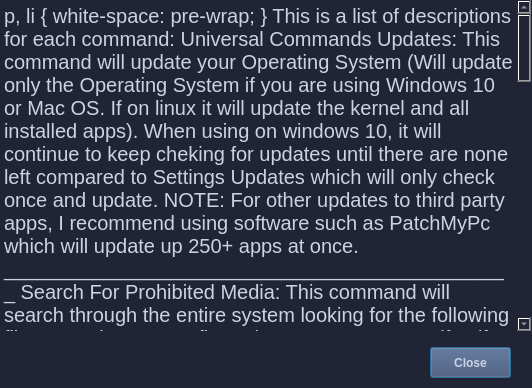
<?xml version="1.0" encoding="UTF-8"?>
<ui version="4.0">
 <class>comDescript</class>
 <widget class="QDialog" name="comDescript">
  <property name="geometry">
   <rect>
    <x>0</x>
    <y>0</y>
    <width>532</width>
    <height>388</height>
   </rect>
  </property>
  <property name="font">
   <font>
    <pointsize>11</pointsize>
   </font>
  </property>
  <property name="windowTitle">
   <string>These Are Descriptions For Each Command</string>
  </property>
  <property name="styleSheet">
   <string notr="true">background-color: #212434;color: #CCD2E6;   </string>
  </property>
  <widget class="QTextBrowser" name="textBrowser">
   <property name="geometry">
    <rect>
     <x>0</x>
     <y>0</y>
     <width>531</width>
     <height>331</height>
    </rect>
   </property>
   <property name="font">
    <font>
     <pointsize>15</pointsize>
    </font>
   </property>
   <property name="styleSheet">
    <string notr="true">border: none;</string>
   </property>
   <property name="html">
    <string>&lt;!DOCTYPE HTML PUBLIC &quot;-//W3C//DTD HTML 4.0//EN&quot; &quot;http://www.w3.org/TR/REC-html40/strict.dtd&quot;&gt;
&lt;html&gt;&lt;head&gt;&lt;meta name=&quot;qrichtext&quot; content=&quot;1&quot; /&gt;&lt;style type=&quot;text/css&quot;&gt;
p, li { white-space: pre-wrap; }
&lt;/style&gt;&lt;/head&gt;&lt;body style=&quot; font-family:'MS Shell Dlg 2'; font-size:15pt; font-weight:400; font-style:normal;&quot;&gt;
&lt;p style=&quot; margin-top:0px; margin-bottom:0px; margin-left:0px; margin-right:0px; -qt-block-indent:0; text-indent:0px;&quot;&gt;                    &lt;/p&gt;
&lt;p style=&quot; margin-top:0px; margin-bottom:0px; margin-left:0px; margin-right:0px; -qt-block-indent:0; text-indent:0px;&quot;&gt;&lt;span style=&quot; font-size:20pt;&quot;&gt;This is a list of descriptions for each command:&lt;/span&gt;                    &lt;/p&gt;
&lt;p style=&quot; margin-top:0px; margin-bottom:0px; margin-left:0px; margin-right:0px; -qt-block-indent:0; text-indent:0px;&quot;&gt;                    &lt;/p&gt;
&lt;p style=&quot; margin-top:0px; margin-bottom:0px; margin-left:0px; margin-right:0px; -qt-block-indent:0; text-indent:0px;&quot;&gt;&lt;span style=&quot; font-size:18pt;&quot;&gt;Universal Commands&lt;/span&gt;                    &lt;/p&gt;
&lt;p style=&quot; margin-top:0px; margin-bottom:0px; margin-left:0px; margin-right:0px; -qt-block-indent:0; text-indent:0px;&quot;&gt;&lt;span style=&quot; font-size:12pt; font-weight:600;&quot;&gt;Updates:&lt;/span&gt; &lt;span style=&quot; font-size:12pt;&quot;&gt;This command will update your Operating System (Will update only the Operating System if you are using Windows 10 or Mac OS. If on linux it will update the kernel and all installed apps). When using on windows 10, it will continue to keep cheking for updates until there are none left compared to Settings &amp;gt; Updates which will only check once and update.&lt;/span&gt;&lt;/p&gt;
&lt;p style=&quot; margin-top:0px; margin-bottom:0px; margin-left:0px; margin-right:0px; -qt-block-indent:0; text-indent:0px;&quot;&gt;&lt;span style=&quot; font-size:12pt; text-decoration: underline;&quot;&gt;NOTE:&lt;/span&gt;&lt;span style=&quot; font-size:12pt;&quot;&gt; For other updates to third party apps, I recommend using software such as PatchMyPc which will update up 250+ apps at once.   &lt;/span&gt;                  &lt;/p&gt;
&lt;p style=&quot; margin-top:0px; margin-bottom:0px; margin-left:0px; margin-right:0px; -qt-block-indent:0; text-indent:0px;&quot;&gt;______________________________________________                    &lt;/p&gt;
&lt;p style=&quot; margin-top:0px; margin-bottom:0px; margin-left:0px; margin-right:0px; -qt-block-indent:0; text-indent:0px;&quot;&gt;&lt;span style=&quot; font-size:12pt; font-weight:600;&quot;&gt;Search For Prohibited Media:&lt;/span&gt;&lt;span style=&quot; font-size:12pt;&quot;&gt; This command will search through the entire system looking for the following file types: .jpg, .mp4, .flv, .avi, .wmv, .mov, .png, .tif, .gif, .mp3, .wma, .aif, .jar This command will output it's results into a text file on the Desktop.&lt;/span&gt;                    &lt;/p&gt;
&lt;p style=&quot; margin-top:0px; margin-bottom:0px; margin-left:0px; margin-right:0px; -qt-block-indent:0; text-indent:0px;&quot;&gt;______________________________________________                    &lt;/p&gt;
&lt;p style=&quot; margin-top:0px; margin-bottom:0px; margin-left:0px; margin-right:0px; -qt-block-indent:0; text-indent:0px;&quot;&gt;&lt;span style=&quot; font-size:12pt; font-weight:600;&quot;&gt;Remove Prohibited Software:&lt;/span&gt;&lt;span style=&quot; font-size:12pt;&quot;&gt; This command will search through your system looking for known games and software that is known to be against the rules of Cyber Patriots. E.g. Wireshark and BitTorrent&lt;/span&gt;                    &lt;/p&gt;
&lt;p style=&quot; margin-top:0px; margin-bottom:0px; margin-left:0px; margin-right:0px; -qt-block-indent:0; text-indent:0px;&quot;&gt;&lt;span style=&quot; font-size:12pt;&quot;&gt;_________________________________________________________&lt;/span&gt;                    &lt;/p&gt;
&lt;p style=&quot; margin-top:0px; margin-bottom:0px; margin-left:0px; margin-right:0px; -qt-block-indent:0; text-indent:0px;&quot;&gt;&lt;span style=&quot; font-size:12pt; font-weight:600;&quot;&gt;Check the Hash of a File:&lt;/span&gt;&lt;span style=&quot; font-size:12pt;&quot;&gt; This command will check the hash of a file of your choosing. (helpful for Forensics Questions)&lt;/span&gt;                    &lt;/p&gt;
&lt;p style=&quot; margin-top:0px; margin-bottom:0px; margin-left:0px; margin-right:0px; -qt-block-indent:0; text-indent:0px;&quot;&gt;______________________________________________                    &lt;/p&gt;
&lt;p style=&quot; margin-top:0px; margin-bottom:0px; margin-left:0px; margin-right:0px; -qt-block-indent:0; text-indent:0px;&quot;&gt;&lt;span style=&quot; font-size:12pt; font-weight:600;&quot;&gt;Services Configurations:&lt;/span&gt;&lt;span style=&quot; font-size:12pt;&quot;&gt; This command will apply premade configurations to services like ssh, ftp, and samba.&lt;/span&gt;                    &lt;/p&gt;
&lt;p style=&quot; margin-top:0px; margin-bottom:0px; margin-left:0px; margin-right:0px; -qt-block-indent:0; text-indent:0px;&quot;&gt;______________________________________________                    &lt;/p&gt;
&lt;p style=&quot; margin-top:0px; margin-bottom:0px; margin-left:0px; margin-right:0px; -qt-block-indent:0; text-indent:0px;&quot;&gt;                    &lt;/p&gt;
&lt;p style=&quot; margin-top:0px; margin-bottom:0px; margin-left:0px; margin-right:0px; -qt-block-indent:0; text-indent:0px;&quot;&gt;&lt;span style=&quot; font-size:18pt;&quot;&gt;Windows Specific Commands&lt;/span&gt;                    &lt;/p&gt;
&lt;p style=&quot; margin-top:0px; margin-bottom:0px; margin-left:0px; margin-right:0px; -qt-block-indent:0; text-indent:0px;&quot;&gt;&lt;span style=&quot; font-size:12pt; font-weight:600;&quot;&gt;Windows Firewall Settings:&lt;/span&gt;&lt;span style=&quot; font-size:12pt;&quot;&gt; This command will open or close certain ports based upon the configurations you made when you first opened the app. Along with those changes it will also close a couple of other ports that are known vulnerabilities.&lt;/span&gt;&lt;/p&gt;
&lt;p style=&quot; margin-top:0px; margin-bottom:0px; margin-left:0px; margin-right:0px; -qt-block-indent:0; text-indent:0px;&quot;&gt;______________________________________________                    &lt;/p&gt;
&lt;p style=&quot; margin-top:0px; margin-bottom:0px; margin-left:0px; margin-right:0px; -qt-block-indent:0; text-indent:0px;&quot;&gt;&lt;span style=&quot; font-size:12pt; font-weight:600;&quot;&gt;Windows Basic Configurations:&lt;/span&gt;&lt;span style=&quot; font-size:12pt;&quot;&gt; This command will install prebuilt Local Policies (E.g. Lockout policies, audit policies, and password policies) and Group Policies and making sure that IE is also installed, because that will always be required. I have missed too many points due to forgetting about Internet Explorer. &lt;/span&gt;                    &lt;/p&gt;
&lt;p style=&quot; margin-top:0px; margin-bottom:0px; margin-left:0px; margin-right:0px; -qt-block-indent:0; text-indent:0px;&quot;&gt;______________________________________________                    &lt;/p&gt;
&lt;p style=&quot; margin-top:0px; margin-bottom:0px; margin-left:0px; margin-right:0px; -qt-block-indent:0; text-indent:0px;&quot;&gt;                    &lt;/p&gt;
&lt;p style=&quot; margin-top:0px; margin-bottom:0px; margin-left:0px; margin-right:0px; -qt-block-indent:0; text-indent:0px;&quot;&gt;&lt;span style=&quot; font-size:16pt;&quot;&gt;Linux Specific Commands&lt;/span&gt;                    &lt;/p&gt;
&lt;p style=&quot; margin-top:0px; margin-bottom:0px; margin-left:0px; margin-right:0px; -qt-block-indent:0; text-indent:0px;&quot;&gt;&lt;span style=&quot; font-size:12pt; font-weight:600;&quot;&gt;Linux Firewall Settings:&lt;/span&gt;&lt;span style=&quot; font-size:12pt;&quot;&gt; This command will open or close certain ports based upon the configurations you made when you first opened the app. Along with those changes it will also close a couple of other ports that are known vulnerabilities.&lt;/span&gt;&lt;/p&gt;
&lt;p style=&quot; margin-top:0px; margin-bottom:0px; margin-left:0px; margin-right:0px; -qt-block-indent:0; text-indent:0px;&quot;&gt;______________________________________________                    &lt;/p&gt;
&lt;p style=&quot; margin-top:0px; margin-bottom:0px; margin-left:0px; margin-right:0px; -qt-block-indent:0; text-indent:0px;&quot;&gt;&lt;span style=&quot; font-size:12pt; font-weight:600;&quot;&gt;Audit System:&lt;/span&gt;&lt;span style=&quot; font-size:12pt;&quot;&gt; This command will install an auditing program called Lynis that checks for vulnerabilities that you will want to change. It will ouput the results into a text file on the Desktop.&lt;/span&gt;                    &lt;/p&gt;
&lt;p style=&quot; margin-top:0px; margin-bottom:0px; margin-left:0px; margin-right:0px; -qt-block-indent:0; text-indent:0px;&quot;&gt;______________________________________________                    &lt;/p&gt;
&lt;p style=&quot; margin-top:0px; margin-bottom:0px; margin-left:0px; margin-right:0px; -qt-block-indent:0; text-indent:0px;&quot;&gt;&lt;span style=&quot; font-size:12pt; font-weight:600;&quot;&gt;Malware Removal:&lt;/span&gt;&lt;span style=&quot; font-size:12pt;&quot;&gt; This command will use the program called ClamAV/ClamTK to search for Malware on this machine.&lt;/span&gt;&lt;/p&gt;
&lt;p style=&quot; margin-top:0px; margin-bottom:0px; margin-left:0px; margin-right:0px; -qt-block-indent:0; text-indent:0px;&quot;&gt;______________________________________________                    &lt;/p&gt;
&lt;p style=&quot; margin-top:0px; margin-bottom:0px; margin-left:0px; margin-right:0px; -qt-block-indent:0; text-indent:0px;&quot;&gt;&lt;span style=&quot; font-size:12pt; font-weight:600;&quot;&gt;Linux Basic Configurations: &lt;/span&gt;&lt;span style=&quot; font-size:12pt;&quot;&gt;This command will install premade Local Policies (E.g. Lockout Policies and Password Policies)&lt;/span&gt;                    &lt;/p&gt;
&lt;p style=&quot;-qt-paragraph-type:empty; margin-top:0px; margin-bottom:0px; margin-left:0px; margin-right:0px; -qt-block-indent:0; text-indent:0px;&quot;&gt;&lt;br /&gt;&lt;/p&gt;&lt;/body&gt;&lt;/html&gt;</string>
   </property>
  </widget>
  <widget class="QPushButton" name="pushButton">
   <property name="geometry">
    <rect>
     <x>430</x>
     <y>347</y>
     <width>81</width>
     <height>31</height>
    </rect>
   </property>
   <property name="font">
    <font>
     <pointsize>9</pointsize>
     <weight>75</weight>
     <bold>true</bold>
    </font>
   </property>
   <property name="styleSheet">
    <string notr="true">QPushButton {
background-color:#414E6E;
color: #CCD2E6;
font-weight: bold;
}

QPushButton:hover {
background: rgba(139, 147, 178, .75);
}</string>
   </property>
   <property name="text">
    <string>Close</string>
   </property>
  </widget>
 </widget>
 <resources/>
 <connections>
  <connection>
   <sender>pushButton</sender>
   <signal>clicked()</signal>
   <receiver>comDescript</receiver>
   <slot>close()</slot>
   <hints>
    <hint type="sourcelabel">
     <x>470</x>
     <y>362</y>
    </hint>
    <hint type="destinationlabel">
     <x>265</x>
     <y>193</y>
    </hint>
   </hints>
  </connection>
 </connections>
</ui>
